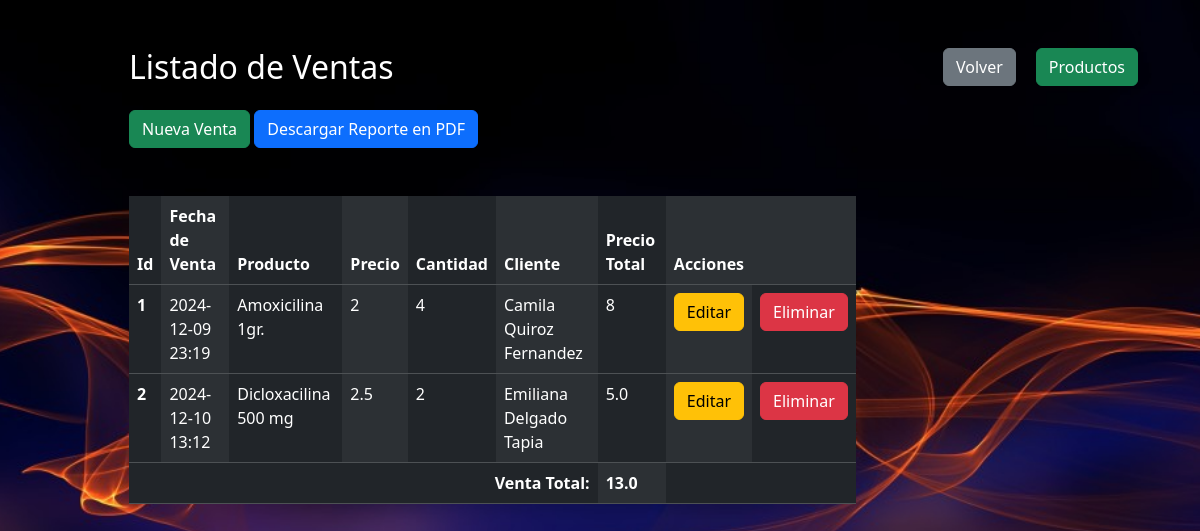
The app's page /ventas with its own data.
### tables this page shows
CREATE TABLE venta(
    cod_ven INTEGER PRIMARY KEY AUTOINCREMENT, 
    fecha_ven TEXT NOT NULL,
    id_pro INTEGER NOT NULL,
    precio INTEGER NOT NULL,
    cantidad INTEGER NOT NULL,
    cod_cli INTEGER NOT NULL,
    FOREIGN KEY (id_pro) REFERENCES producto (id_pro),
    FOREIGN KEY (cod_cli) REFERENCES cliente (cod_cli)
    );

CREATE TABLE producto (
        id_pro INTEGER PRIMARY KEY,
        cod_pro INTEGER NOT NULL,
        nombre_pro TEXT UNIQUE NOT NULL,
        precio_unitario INTEGER NOT NULL,
        precio_de_venta INTEGER NOT NULL,
        fecha_caducidad TEXT NOT NULL,
        cantidad INTEGER NOT NULL,
        descripcion TEXT NOT NULL,
        cod_cate INTEGER NOT NULL,
        FOREIGN KEY (cod_cate) REFERENCES categoria (cod_cate)
        );

### app.py (the view)
@app.route("/ventas")
def ventas():
    conn=sqlite3.connect("sistema_farmacia.db")
    conn.row_factory=sqlite3.Row
    cursor=conn.cursor()
    cursor.execute("select venta.cod_ven, venta.fecha_ven, producto.nombre_pro,venta.precio,venta.cantidad, cliente.nombre || ' ' || cliente.apellido AS nombre_completo_cliente FROM venta JOIN cliente ON venta.cod_cli = cliente.cod_cli JOIN producto ON venta.id_pro = producto.id_pro")
    ventas=cursor.fetchall()
    cursor.execute('''
        SELECT SUM(venta.precio * venta.cantidad) AS suma_total
        FROM venta
    ''')
    suma_total = cursor.fetchone()[0] or 0
    conn.close()
    return render_template('ventas/listar_ventas.html', ventas=ventas, suma_total=suma_total)

### templates/ventas/listar_ventas.html (shortened to what this page needs)
<!doctype html>
<html lang="es">
<head>
    <link href="https://cdn.jsdelivr.net/npm/bootstrap@5.3.3/dist/css/bootstrap.min.css" rel="stylesheet">
    <link rel="stylesheet" href="{{ url_for('static', filename='css/estilos_registro_usuario.css') }}">
    <link rel="stylesheet" href="https://cdnjs.cloudflare.com/ajax/libs/sweetalert/2.1.2/sweetalert.min.css">
</head>
<body>
    <div class="container mt-5">
        <a href="/productos" class="btn btn-success volver">Productos</a>
        <a href="/admin/dashboard" class="btn btn-secondary volver">Volver</a>
        <div class="row justify-content-center">
            <div class="col-12 col-md-10">
                <h2>Listado de Ventas</h2>
                <a href="/ventas/nuevo" class="btn btn-success mt-3">Nueva Venta</a>
                <a href="/ventas/pdf" class="btn btn-primary mt-3">Descargar Reporte en PDF</a>
                <table class="table table-hover table-dark table-striped-columns mt-5">
                    <thead>
                        <tr>
                            <th scope="col">Id</th>
                            <th scope="col">Fecha de Venta</th>
                            <th scope="col">Producto</th>
                            <th scope="col">Precio</th>
                            <th scope="col">Cantidad</th>
                            <th scope="col">Cliente</th>
                            <th scope="col">Precio Total</th>
                            <th colspan="2">Acciones</th>
                        </tr>
                    </thead>
                    <tbody>
                        {% for item in ventas %}
                        <tr>
                            <th scope="row">{{item['cod_ven']}}</th>
                            <td>{{item['fecha_ven']}}</td>
                            <td>{{item['nombre_pro']}}</td>
                            <td>{{item['precio']}}</td>
                            <td>{{item['cantidad']}}</td>
                            <td>{{item['nombre_completo_cliente']}}</td>
                            <td>{{ item['precio'] * item['cantidad'] }}</td>
                            <td><a href="/ventas/editar/{{item['cod_ven']}}" class="btn btn-warning">Editar</a></td>
                            <td><a href="/ventas/eliminar/{{item['cod_ven']}}" class="btn btn-danger" onclick="mostrarMensajeEliminado()">Eliminar</a></td>
                        </tr>
                        {% endfor %}
                    </tbody>
                    <tfoot>
                        <tr>
                            <td colspan="6" class="text-end"><strong> Venta Total:</strong></td>
                            <td><strong>{{ suma_total}}  </strong></td>
                            <td colspan="2"></td>
                        </tr>
                    </tfoot>
                </table>
            </div>
        </div>
    </div>
</body>
</html>

### static/css/estilos_registro_usuario.css (style rules this page uses)
body { padding-top: 0px; background-image: url('../imagenes/fondo_login.jpg'); background-size: cover; background-repeat: no-repeat; background-position: center; height:750px; color:#ffffff; }
.volver { float: right; margin-right: 20px; }

### records on screen
venta: cod_ven "1", fecha_ven "2024-12-09 23:19", nombre_pro "Amoxicilina 1gr.", precio "2", cantidad "4", nombre_completo_cliente "Camila Quiroz Fernandez", item['precio']*item['cantidad'] "8"
venta: cod_ven "2", fecha_ven "2024-12-10 13:12", nombre_pro "Dicloxacilina 500 mg", precio "2.5", cantidad "2", nombre_completo_cliente "Emiliana Delgado Tapia", item['precio']*item['cantidad'] "5.0"

### other values on screen
{{ suma_total }} "13.0"
